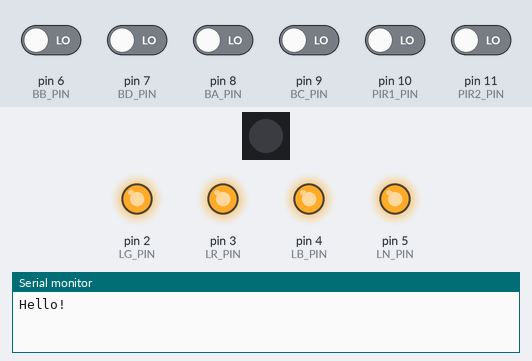
The sketch below on a simulated Arduino Uno, built with avr-gcc and run on an emulated ATmega328P. On the bench: 1 RGB LEDs in strip order, left to right, output pins drawn as LEDs (lit = HIGH), the last lines printed to the serial monitor. Dashed ring = blinking. The inputs (shaded band) are chosen by the test bench; at power-on: pin 6 (BB_PIN), pin 7 (BD_PIN), pin 8 (BA_PIN), pin 9 (BC_PIN), pin 10 (PIR1_PIN), pin 11 (PIR2_PIN) LOW.

Above: at 1.26 s.
1.3 s: pin 6 (BB_PIN) driven HIGH
At 1.46 s:
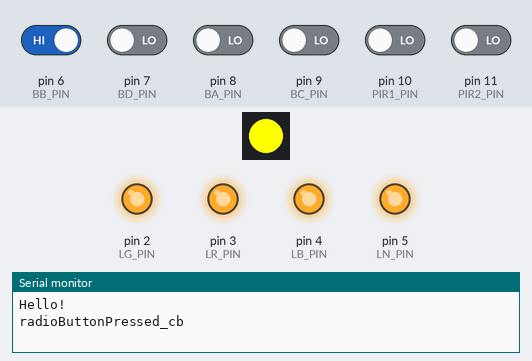
4.3 s: pin 9 (BC_PIN) driven HIGH
At 4.72 s:
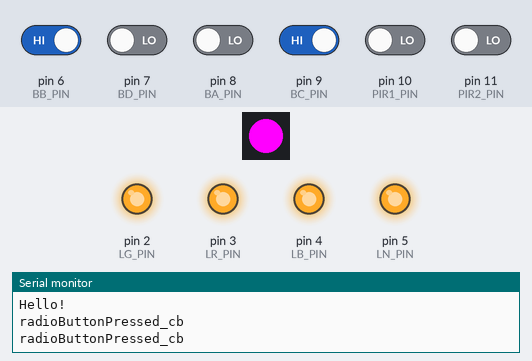
7.3 s: pin 8 (BA_PIN) driven HIGH
At 7.48 s:
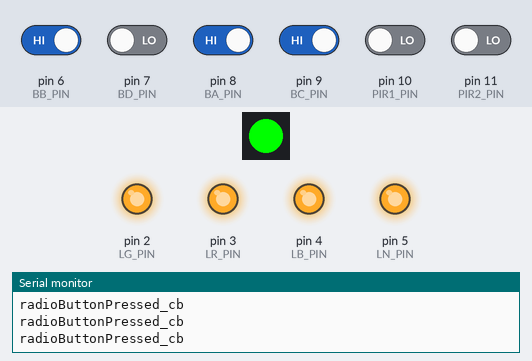
10.3 s: pin 10 (PIR1_PIN) driven HIGH
At 10.76 s:
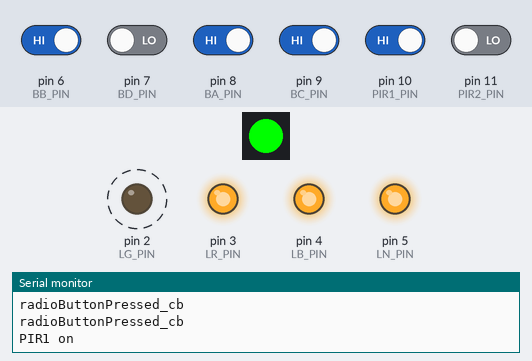
13.3 s: pin 7 (BD_PIN) driven HIGH
At 14.0 s:
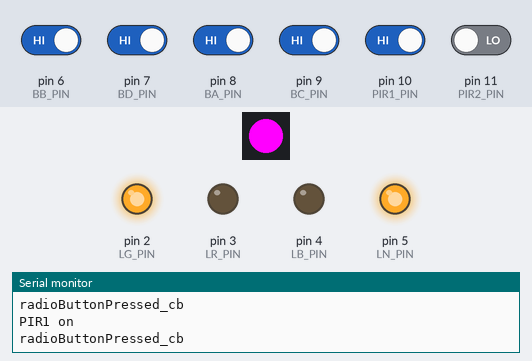
14.8 s: pin 10 (PIR1_PIN) driven LOW
At 15.1 s:
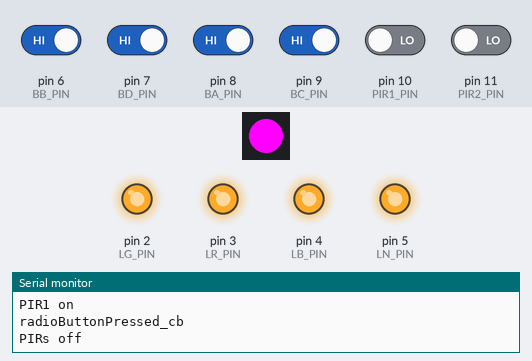
Timing chart, 0 to 17.3 s (numbered marks = the images above; inputs shaded):
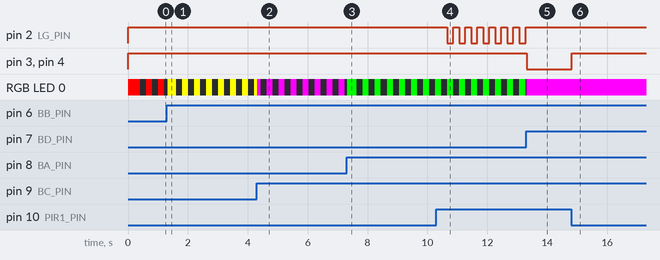

Measured:
- after the input at 10.3 s, pin 2 (LG_PIN): alternates HIGH for 0.20 s and LOW for 0.20 s, starting after 0.36 s
- after the input at 13.3 s, pin 2 (LG_PIN): stops changing and stays HIGH; pin 3 (LR_PIN), pin 4 (LB_PIN): HIGH → LOW at once
- after the input at 14.8 s, pin 3 (LR_PIN), pin 4 (LB_PIN): LOW → HIGH at once

The sketch:

floodgate_light.ino
```cpp
#include <Adafruit_NeoPixel.h>
#include <InputDebounce.h>

#define BUTTON_DEBOUNCE_DELAY   20   // [ms]
#define MODES_COUNT 3
#define BLINK_DELAY_MS 200

enum MODES {
  MODE_REACT_BLINK = 0,
  MODE_REACT_SHINE = 1,
  MODE_CONST_SHINE = 2
};

enum LIGHT_PINS {
  LR_PIN = 3,
  LG_PIN = 2,
  LB_PIN = 4,
  LN_PIN = 5 //reserved
};

enum RADIO_PINS {
  BA_PIN = 8,
  BB_PIN = 6,
  BC_PIN = 9,
  BD_PIN = 7
};

enum PIR_PINS {
  PIR1_PIN = 10,
  PIR2_PIN = 11
};

struct Mode {
  byte R;
  byte G;
  byte B;
  byte index;
  unsigned long lastUpdated;
};

const int LED_PIN = 12;

Adafruit_NeoPixel pixels = Adafruit_NeoPixel(1, LED_PIN, NEO_GRB + NEO_KHZ800);

static InputDebounce radioButtonA;
static InputDebounce radioButtonB;
static InputDebounce radioButtonC;
static InputDebounce radioButtonD;

static InputDebounce PIRSensor1;
static InputDebounce PIRSensor2;

Mode currentMode;
boolean PIRSensorActivated = false;

void updateStatusLED(boolean turnON = true) {
  if (!turnON) {
    pixels.setPixelColor(0, pixels.Color(0, 0, 0));
  } else {
    pixels.setPixelColor(0, pixels.Color(currentMode.R, currentMode.G, currentMode.B));
  }
  pixels.show();
}

void updateMainLight(boolean turnON = true) {
  if (!turnON) {
    digitalWrite(LG_PIN, HIGH);
    digitalWrite(LB_PIN, HIGH);
    digitalWrite(LR_PIN, HIGH);
    return;
  }
  if (currentMode.R > 0) {
    digitalWrite(LR_PIN, LOW);
  } else {
    digitalWrite(LR_PIN, HIGH);
  }
  if (currentMode.G > 0) {
    digitalWrite(LG_PIN, LOW);
  } else {
    digitalWrite(LG_PIN, HIGH);
  }
  if (currentMode.B > 0) {
    digitalWrite(LB_PIN, LOW);
  } else {
    digitalWrite(LB_PIN, HIGH);
  }
}

void radioButtonPressed_cb() {
  Serial.println("radioButtonPressed_cb");
  if (digitalRead(BA_PIN) == HIGH) {
    currentMode.R = (currentMode.R == 0) ? 255 : 0;
  }
  if (digitalRead(BB_PIN) == HIGH) {
    currentMode.G = (currentMode.G == 0) ? 255 : 0;
  }
  if (digitalRead(BC_PIN) == HIGH) {
    currentMode.B = (currentMode.B == 0) ? 255 : 0;
  }
  if (digitalRead(BD_PIN) == HIGH) {
    currentMode.index = (currentMode.index < MODES_COUNT) ? (currentMode.index + 1) : 0;
  }

  currentMode.lastUpdated = millis();
  updateStatusLED();
}

void PIRActivated_cb() {
  if (digitalRead(PIR1_PIN) == HIGH) Serial.println("PIR1 on");
  if (digitalRead(PIR2_PIN) == HIGH) Serial.println("PIR2 on");
  PIRSensorActivated = true;
}

void PIRDisactivated_cb() {
  Serial.println("PIRs off");
  PIRSensorActivated = false;
}

void setup() {
  //RGB strip relays setup
  pinMode(LR_PIN, OUTPUT);
  pinMode(LG_PIN, OUTPUT);
  pinMode(LB_PIN, OUTPUT);
  pinMode(LN_PIN, OUTPUT);
  digitalWrite(LG_PIN, HIGH);
  digitalWrite(LB_PIN, HIGH);
  digitalWrite(LR_PIN, HIGH);
  digitalWrite(LN_PIN, HIGH);

  Serial.begin(9600);
  pixels.begin();

  //radio buttons setup
  radioButtonA.registerCallbacks(radioButtonPressed_cb, NULL, NULL);
  radioButtonB.registerCallbacks(radioButtonPressed_cb, NULL, NULL);
  radioButtonC.registerCallbacks(radioButtonPressed_cb, NULL, NULL);
  radioButtonD.registerCallbacks(radioButtonPressed_cb, NULL, NULL);
  radioButtonA.setup(BA_PIN, BUTTON_DEBOUNCE_DELAY, InputDebounce::PIM_EXT_PULL_DOWN_RES);
  radioButtonC.setup(BB_PIN, BUTTON_DEBOUNCE_DELAY, InputDebounce::PIM_EXT_PULL_DOWN_RES);
  radioButtonB.setup(BC_PIN, BUTTON_DEBOUNCE_DELAY, InputDebounce::PIM_EXT_PULL_DOWN_RES);
  radioButtonD.setup(BD_PIN, BUTTON_DEBOUNCE_DELAY, InputDebounce::PIM_EXT_PULL_DOWN_RES);

  //PIR sensors setup
  PIRSensor1.registerCallbacks(PIRActivated_cb, PIRDisactivated_cb, NULL);
  PIRSensor2.registerCallbacks(PIRActivated_cb, PIRDisactivated_cb, NULL);
  PIRSensor1.setup(PIR1_PIN, BUTTON_DEBOUNCE_DELAY, InputDebounce::PIM_EXT_PULL_DOWN_RES);
  PIRSensor2.setup(PIR2_PIN, BUTTON_DEBOUNCE_DELAY, InputDebounce::PIM_EXT_PULL_DOWN_RES);

  Serial.println("Hello!");

  currentMode = {255, 0, 0, 0, millis()};

  updateStatusLED();
}

unsigned long now;
boolean blinkState = true;
unsigned long blinkedLastTime = 0;
unsigned long lastChekingModeTime;
void loop() {
  now = millis();
  radioButtonA.process(now);
  radioButtonB.process(now);
  radioButtonC.process(now);
  radioButtonD.process(now);

  PIRSensor1.process(now);
  PIRSensor2.process(now);

  switch (currentMode.index) {
    case MODE_REACT_BLINK: {
        if (now - blinkedLastTime > BLINK_DELAY_MS) {
          if (blinkState) {
            updateStatusLED();
            if (PIRSensorActivated) updateMainLight();
            lastChekingModeTime = now;
          } else {
            updateStatusLED(false);
            if (PIRSensorActivated) updateMainLight(false);
            lastChekingModeTime = now;
          }
          blinkState = !blinkState;
          blinkedLastTime = now;
        }
        if ((!PIRSensorActivated) && (lastChekingModeTime != currentMode.lastUpdated)) {
          if (!PIRSensorActivated) updateMainLight(false);
          lastChekingModeTime = currentMode.lastUpdated;
        }
      } break;

    case MODE_REACT_SHINE: {
        if ((blinkState != PIRSensorActivated) || (lastChekingModeTime != currentMode.lastUpdated)) {
          (PIRSensorActivated) ? updateMainLight() : updateMainLight(false);
          blinkState = PIRSensorActivated;
          lastChekingModeTime = currentMode.lastUpdated;
        }
      } break;

    case MODE_CONST_SHINE: {
        if (lastChekingModeTime != currentMode.lastUpdated) {
          updateStatusLED();
          updateMainLight();
          lastChekingModeTime = currentMode.lastUpdated;
        }
      } break;
  }
}
```
